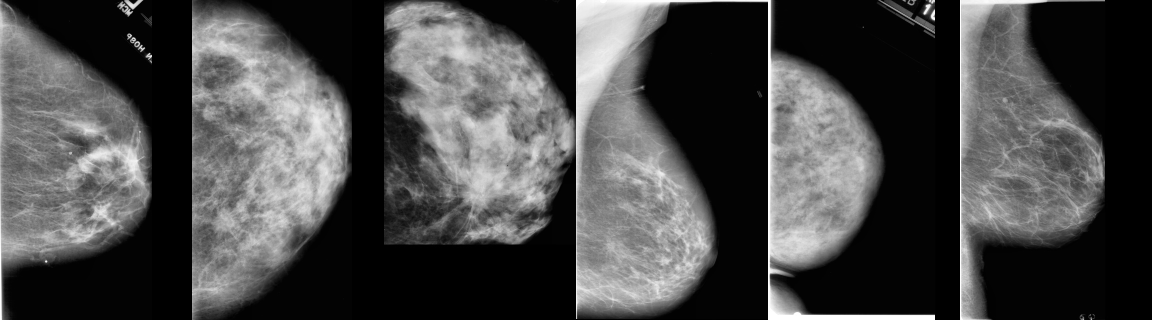
#> input picture training_report (2).png, 2304 x 640 px (shown at 1/2 size); its folder holds only this picture in this run
$ python -i scan.py   (imports and definitions only)   (older library calls are emulated)
#> lines starting #> are read from the running program, lines starting #| are printed output that depends on the picture; after the words box and inside, x2 and y2 are one past the last pixel; in counts of white or black regions, pixels touching at a corner belong together
### core/deep.py
"""
Deep-learning scan models trained on Kaggle (kaggle/breastscan_kaggle_train.ipynb).

    models/mammogram/model.onnx       + meta.json   CBIS-DDSM, malignant vs benign finding
    models/histopathology/model.onnx  + meta.json   IDC vs non-IDC tissue patches

The models are run with onnxruntime (no PyTorch needed). Each returns class
probabilities and a class-activation map (CAM) showing where it looked.
The preprocessing functions below are copied verbatim from the training
notebook, so the app sees images exactly the way the model was trained on them.
"""
from __future__ import annotations

import base64
import io
import json
import os
import threading

import cv2
import numpy as np
from PIL import Image

from . import birads

BASE_DIR = os.path.dirname(os.path.dirname(os.path.abspath(__file__)))
MODELS_DIR = os.path.join(BASE_DIR, "models")
KINDS = ("mammogram", "histopathology")

# Deployment knobs (environment variables). Defaults suit a laptop; render.yaml lowers them
# so the app fits a small cloud instance (512 MB RAM).
HISTO_BATCH = int(os.environ.get("HISTO_BATCH", "32"))            # patches per inference batch
MAX_HISTO_TILES = int(os.environ.get("MAX_HISTO_TILES", "3000"))  # above this, an even sample of tissue tiles is analysed
MAX_MEGAPIXELS = float(os.environ.get("MAX_IMAGE_MEGAPIXELS", "60"))  # larger images are refused (memory guard)
HISTO_MAX_MEGAPIXELS = float(os.environ.get("HISTO_MAX_MEGAPIXELS", "60"))  # histology is RGB at full scale: own limit
MAMMO_WORK_SIDE = 2048  # mammograms are reduced to this before analysis (the model input is only 640x384)
ORT_THREADS = int(os.environ.get("ORT_THREADS", "0"))             # 0 = onnxruntime default (all cores)


# ----------------------------------------------------------------------------
# Preprocessing: identical to the training notebook
# ----------------------------------------------------------------------------
# [35 lines left out: functions mammo_preprocess, histo_preprocess, not called in this run]


# ----------------------------------------------------------------------------
# Helpers
# ----------------------------------------------------------------------------
class ImageTooLarge(ValueError):
    pass


# [112 lines left out: functions _check_size, read_dicom, decode_image, png_b64, colormap, overlay and 1 more, not called in this run]


def _make_trim():
    """On Linux, hand memory freed after an inference back to the OS (glibc otherwise keeps it),
    so the process stays small on a 512 MB instance."""
    try:
        import ctypes
        libc = ctypes.CDLL("libc.so.6")
        return lambda: libc.malloc_trim(0)
    except Exception:  # Windows / macOS: nothing to do
        return lambda: None


_release_memory = _make_trim()


# [8 lines left out: function risk_of, not called in this run]


# ----------------------------------------------------------------------------
# Model wrapper
# ----------------------------------------------------------------------------
class DeepModel:
    # [8 lines left out: function __init__, not called in this run]

    def _paths(self):
        return os.path.join(self.folder, "model.onnx"), os.path.join(self.folder, "meta.json")

    # [60 lines left out: functions reload, ready, info, run, not called in this run]

    @property
    def pos_index(self) -> int:
        return self.meta["classes"].index(self.meta["positive"])


# ----------------------------------------------------------------------------
# Mammogram
# ----------------------------------------------------------------------------
# [45 lines left out: function analyse_mammogram, not called in this run]


# ----------------------------------------------------------------------------
# Histopathology
# ----------------------------------------------------------------------------
def _tissue(patch: np.ndarray) -> bool:
    hsv = cv2.cvtColor(patch, cv2.COLOR_RGB2HSV)
    return patch.mean() < 225 and hsv[..., 1].mean() > 18


# [92 lines left out: function analyse_histology, not called in this run]


class DeepModels:
    def __init__(self):
        self.models = {k: DeepModel(k) for k in KINDS}

    def info(self) -> dict:
        return {k: m.info() for k, m in self.models.items()}

    # [6 lines left out: function analyse, not called in this run]

### core/scan.py
"""
Scan Lab — image analysis for breast scans (MRI slices, mammograms, ultrasound).

Pipeline
  1. Load   : PNG / JPG / BMP / TIFF, or DICOM (.dcm) when pydicom is installed.
  2. Enhance: grey-scale, percentile windowing, CLAHE, light denoising.
  3. Segment: find the most lesion-like region (bright or dark blob) that does not
              touch the image border.
  4. Measure: shape features that mirror the WDBC definitions (radius, perimeter,
              area, compactness, concavity, symmetry, fractal dimension …) plus
              texture (GLCM, LBP) and intensity statistics.
  5. Classify: ONLY if a scan model trained on labelled scans exists
              (models/scan_model.joblib, created by train_scan_model.py).
              Without it the app reports the measurements but makes no diagnosis.
  6. Explain : occlusion-sensitivity heatmap (with a model) or a texture
              irregularity map (without one).
"""
from __future__ import annotations

import base64
import io
import os

import cv2
import joblib
import numpy as np
from PIL import Image
from scipy import ndimage as ndi
from skimage import exposure, feature, filters, measure, morphology, transform

from .deep import ImageTooLarge, _check_size, read_dicom

BASE_DIR = os.path.dirname(os.path.dirname(os.path.abspath(__file__)))
WORK_MAX_SIDE = 2048
SCAN_MODEL_PATH = os.path.join(BASE_DIR, "models", "scan_model.joblib")
WORK_SIZE = 384      # analysis resolution (longest side)
FEAT_SIZE = 128      # resolution for global texture descriptors
IMAGE_EXTS = {".png", ".jpg", ".jpeg", ".bmp", ".tif", ".tiff", ".dcm", ".dicom"}


# --------------------------------------------------------------------------- I/O
# [50 lines left out: functions load_image, _resize_longest, enhance, not called in this run]


# ---------------------------------------------------------------- segmentation
def _remove_small(mask: np.ndarray, min_size: int) -> np.ndarray:
    lab, n = ndi.label(mask)
    if n == 0:
        return mask
    sizes = np.bincount(lab.ravel())
    keep = sizes >= min_size
    keep[0] = False
    return keep[lab]


def _tissue_mask(img: np.ndarray) -> np.ndarray:
    t = filters.threshold_otsu(img)
    m = img > t * 0.5
    m = _remove_small(m, max(64, img.size // 200))
    m = ndi.binary_fill_holes(m)
    return m if m.mean() > 0.05 else np.ones_like(m, bool)


def segment_lesion(img: np.ndarray, polarity: str = "auto"):
    """Return (mask, polarity_used, candidates_count)."""
    tissue = _tissue_mask(img)
    h, w = img.shape
    yy, xx = np.mgrid[0:h, 0:w]
    centre_w = 1 - 0.6 * np.hypot((yy - h / 2) / h, (xx - w / 2) / w)

    # [30 lines left out: function candidates, not called in this run]

    pols = ["bright", "dark"] if polarity == "auto" else [polarity]
    best, best_pol, n = None, pols[0], 0
    for pol in pols:
        c = candidates(pol)
        n += len(c)
        if c:
            top = max(c, key=lambda t: t[0])
            if best is None or top[0] > best[0]:
                best, best_pol = top, pol
    if best is None:  # fallback: central disc
        r = min(h, w) // 6
        mask = np.hypot(yy - h / 2, xx - w / 2) < r
        return mask, best_pol, 0
    return best[1], best_pol, n


# ------------------------------------------------------------------- features
# [71 lines left out: functions _fractal_dimension, shape_features, texture_features, not called in this run]


SHAPE_KEYS = ["radius", "texture", "perimeter", "area", "smoothness", "compactness", "concavity",
              "concave_points", "symmetry", "fractal_dimension", "eccentricity", "solidity",
              "margin_irregularity", "contrast_to_surround", "size_fraction"]


# [49 lines left out: functions feature_vector, _png_b64, _colormap, render, irregularity_map, not called in this run]


# ---------------------------------------------------------------------- model
class ScanModel:
    # [55 lines left out: functions __init__, reload, ready, info, proba, class_probas and 1 more, not called in this run]


_CACHE: "dict[str, tuple]" = {}


# [47 lines left out: functions analyse, explain, not called in this run]

>>> import cv2
>>> picture = cv2.imread('../training_report (2).png')
#> picture is the input picture: shape (640, 2304, 3); min 0, max 255, mean 71.9
>>> result = segment_lesion(picture)
#> in _tissue_mask, `t = filters.threshold_otsu(img)`: t = 76
#> in _tissue_mask, `m = img > t * 0.5`:
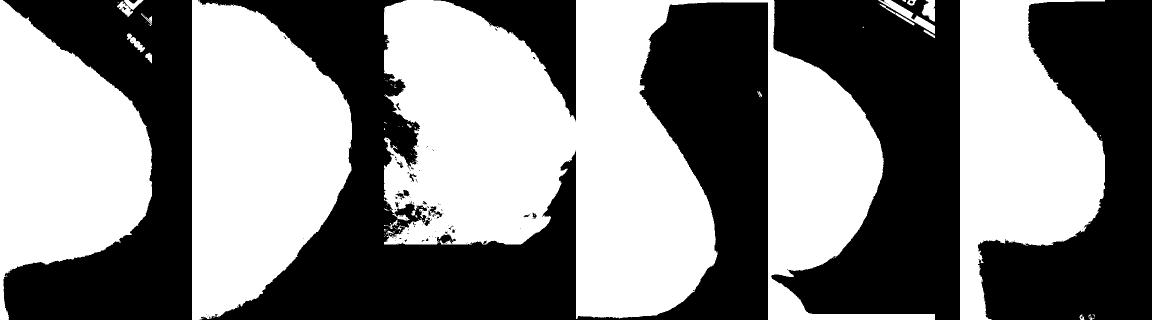
#> m: shape (640, 2304, 3) bool (shown at 1/2 size); 51% white; 155 black regions (135 under 20 px), largest, box (x1, y1, x2, y2) and area: (399, 0, 1536, 640) 287153, (1542, 0, 1920, 640) 156029, (1956, 0, 2304, 640) 129683
#> in _remove_small, `lab, n = ndi.label(mask)`:
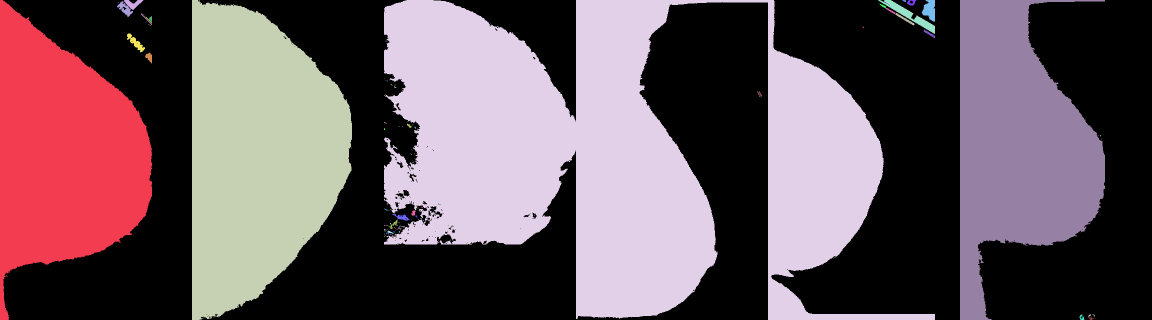
#> lab: shape (640, 2304, 3) int32 (shown at 1/2 size); 187 distinct labels, from 0 to 186; one colour per label, 0 black
#> in _remove_small, `lab, n = ndi.label(mask)`: n = 186
#> in _remove_small, `sizes = np.bincount(lab.ravel())`: sizes = 187 values, max 2168943 at index 0, min 3 at index 11, mean 23656
#> in _remove_small, `return keep[lab]`:
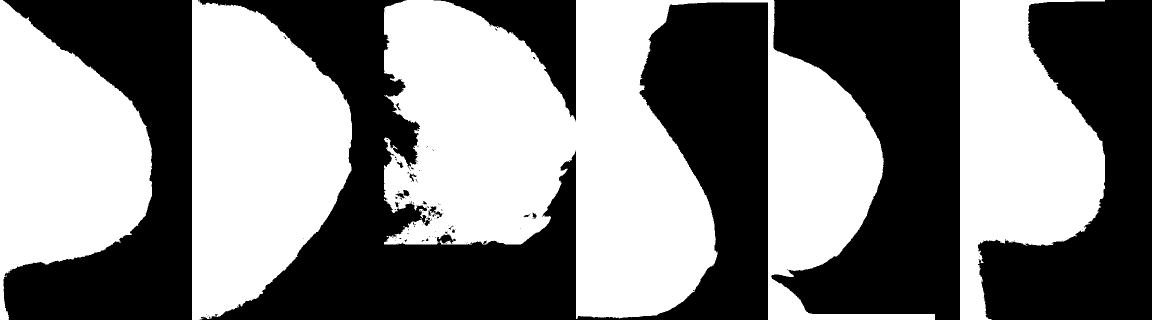
#> returned value: shape (640, 2304, 3) bool (shown at 1/2 size); 50.6% white; 139 black regions (122 under 20 px), largest, box (x1, y1, x2, y2) and area: (399, 0, 1536, 640) 287936, (1542, 0, 1920, 640) 158955, (1956, 0, 2304, 640) 129813
#> (the run stopped early here; a loop or call above may not have finished)
